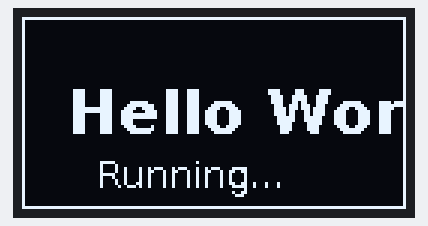
The program below on a simulated Raspberry Pi (BCM pin numbers). On the bench: 128×64 one-colour display. What the program prints to the terminal is not drawn.

Above: at 0.2 s.

The program:

hello_oled_keep.py
```python
#!/usr/bin/env python3
import time
from luma.core.interface.serial import i2c
from luma.oled.device import ssd1306
from PIL import Image, ImageDraw, ImageFont

serial = i2c(port=1, address=0x3C)
device = ssd1306(serial, width=128, height=64)

image = Image.new('1', (128, 64))
draw = ImageDraw.Draw(image)

try:
    font = ImageFont.truetype("/usr/share/fonts/truetype/dejavu/DejaVuSans-Bold.ttf", 20)
    font_small = ImageFont.truetype("/usr/share/fonts/truetype/dejavu/DejaVuSans.ttf", 12)
except:
    font = ImageFont.load_default()
    font_small = ImageFont.load_default()

draw.rectangle((0, 0, 127, 63), outline=255, fill=0)
draw.text((15, 20), "Hello World!", font=font, fill=255)
draw.text((25, 45), "Running...", font=font_small, fill=255)

device.display(image)
device.show()

print("OLED 已点亮，按 Ctrl+C 退出")
print("屏幕会一直保持显示")

try:
    while True:
        time.sleep(1)
except KeyboardInterrupt:
    print("\n退出")
```
